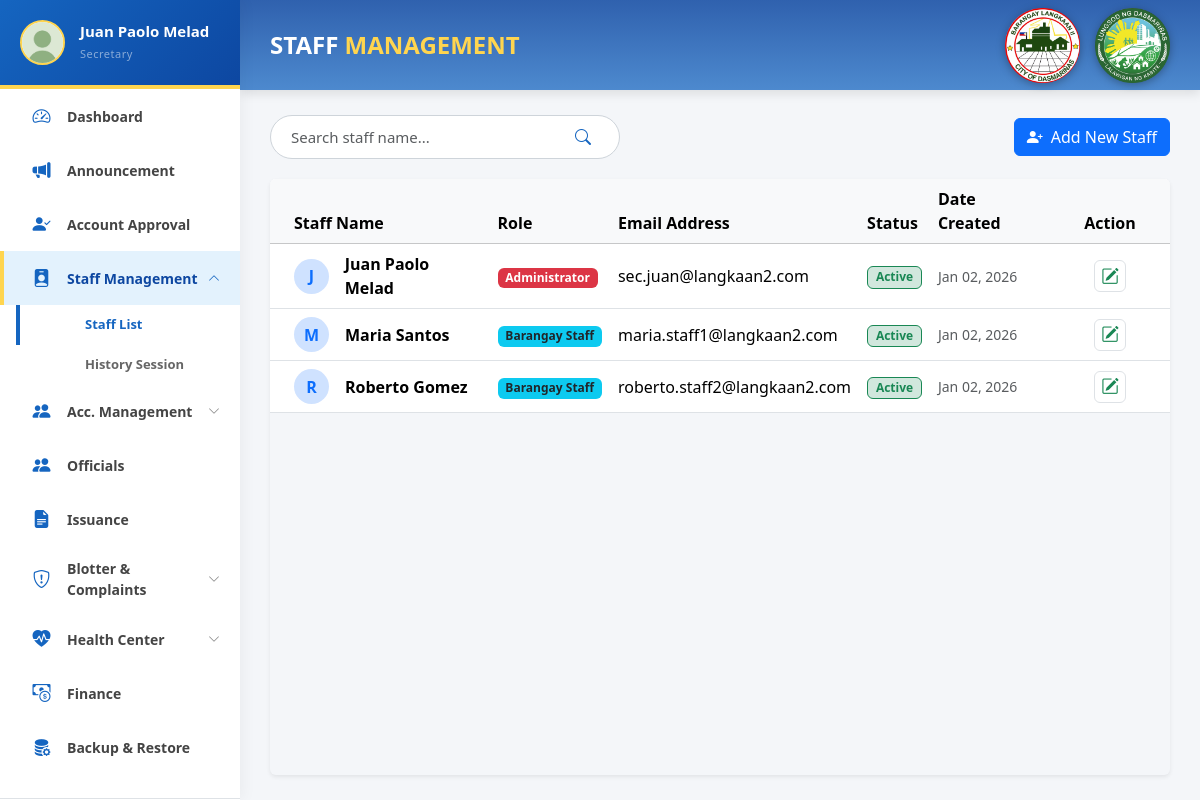
The page /pages/admin/staff_list.php (signed in) on the database its author committed.
### tables this page shows
CREATE TABLE `users` (
  `user_id` int(11) NOT NULL,
  `email` varchar(150) NOT NULL,
  `position` varchar(100) DEFAULT NULL,
  `password` varchar(255) NOT NULL,
  `first_name` varchar(100) NOT NULL,
  `last_name` varchar(100) NOT NULL,
  `role` enum('Admin','Staff','Resident') NOT NULL DEFAULT 'Resident',
  `status` enum('Active','Inactive','Pending','Rejected') NOT NULL DEFAULT 'Pending',
  `created_at` timestamp NOT NULL DEFAULT current_timestamp()
);

### pages/admin/staff_list.php (the view, shortened to what this page needs)
<?php
require_once '../../backend/db_connect.php';
try {
    $stmt = $conn->prepare("
        SELECT * FROM users
        WHERE role IN ('Admin', 'Staff')
        ORDER BY created_at DESC
    ");
    $stmt->execute();
    $staffList = $stmt->fetchAll(PDO::FETCH_ASSOC);
} catch (PDOException $e) {
    $staffList = [];
}
?>
<!DOCTYPE html>
<html lang="en">
<head>
    <link href="../../css/bootstrap.min.css" rel="stylesheet">
    <link rel="stylesheet" href="https://cdn.jsdelivr.net/npm/bootstrap-icons@1.11.1/font/bootstrap-icons.css">
    <link rel="stylesheet" href="../../css/admin.css">
    <link rel="stylesheet" href="../../css/sidebar.css" />
    <link rel="stylesheet" href="../../css/toast.css">
</head>
<body>
    <?php include '../../includes/sidebar.php'; ?>
    <div id="main-content">
        <div class="header">
            <h1 class="header-title">STAFF <span class="green">MANAGEMENT</span></h1>
            <div class="header-logos">
                <img src="../../assets/img/Langkaan 2 Logo-modified.png">
                <img src="../../assets/img/dasma logo-modified.png">
            </div>
        </div>
        <div class="content">
            <div class="d-flex justify-content-between align-items-center mb-4 flex-wrap gap-3">
                <div class="search-box">
                    <input type="text" id="searchInput" placeholder="Search staff name..." class="form-control" autocomplete="off">
                    <button type="button"><i class="bi bi-search"></i></button>
                </div>
                <div class="d-flex justify-content-end justify-content-lg-end">
                    <button class="btn btn-primary d-flex align-items-center gap-2" data-bs-toggle="modal" data-bs-target="#addStaffModal">
                        <i class="bi bi-person-plus-fill"></i> Add New Staff
                    </button>
                </div>
            </div>
            <div class="table-responsive shadow-sm rounded">
                <table class="table table-hover align-middle mb-0 bg-white">
                    <thead class="table-light">
                        <tr>
                            <th class="ps-4">Staff Name</th>
                            <th>Role</th>
                            <th>Email Address</th>
                            <th>Status</th>
                            <th>Date Created</th>
                            <th class="text-center" style="width: 120px;">Action</th>
                        </tr>
                    </thead>
                    <tbody id="staffTable">
                        <?php if(empty($staffList)): ?>
                            <tr><td colspan="6" class="text-center py-4 text-muted">No staff records found.</td></tr>
                        <?php else: ?>
                            <?php foreach ($staffList as $staff): ?>
                            <tr>
                                <td class="ps-4 fw-bold">
                                    <div class="d-flex align-items-center">
                                        <div class="bg-primary-subtle text-primary rounded-circle d-flex align-items-center justify-content-center fw-bold me-3" style="width: 35px; height: 35px;">
                                            <?= strtoupper(substr($staff['first_name'] ?? 'U', 0, 1)) ?>
                                        </div>
                                        <?= htmlspecialchars(($staff['first_name'] ?? '') . ' ' . ($staff['last_name'] ?? '')) ?>
                                    </div>
                                </td>
                                <td>
                                    <?php if($staff['role'] == 'Admin'): ?>
                                        <span class="badge bg-danger">Administrator</span>
                                    <?php else: ?>
                                        <span class="badge bg-info text-dark">Barangay Staff</span>
                                    <?php endif; ?>
                                </td>
                                <td><?= htmlspecialchars($staff['email']) ?></td>
                                <td>
                                    <?php if(($staff['status'] ?? '') == 'Active'): ?>
                                        <span class="badge bg-success-subtle text-success border border-success">Active</span>
                                    <?php else: ?>
                                        <span class="badge bg-secondary-subtle text-secondary border border-secondary">Inactive</span>
                                    <?php endif; ?>
                                </td>
                                <td class="text-muted small"><?= date("M d, Y", strtotime($staff['created_at'])) ?></td>
                                <td class="text-center">
                                    <div class="action-btn-container">
                                        <button class="btn-action edit" onclick='openEditStaffModal(<?= json_encode($staff) ?>)' title="Edit Details">
                                            <i class="bi bi-pencil-square"></i>
                                        </button>
                                    </div>
                                </td>
                            </tr>
                            <?php endforeach; ?>
                        <?php endif; ?>
                    </tbody>
                </table>
            </div>
        </div>
    </div>
</body>
</html>

### includes/sidebar.php (shortened to what this page needs)
<?php
$current_page = basename($_SERVER['PHP_SELF']);
$staff_pages    = ['staff_list.php', 'staff_history.php', 'staff_add.php'];
$account_pages  = ['resident_list.php', 'resident_history.php', 'resident_archive.php'];
$issuance_pages = ['manage_issuances.php', 'admin_issuance.php', 'admin_print.php', 'admin_issuance_archive.php'];
$blotter_pages  = ['admin_rec_blotter.php', 'admin_rec_complaints.php', 'admin_rec_blotter_archive.php', 'admin_rec_complaints_archive.php'];
$health_pages   = ['health_dashboard.php', 'patient_records.php'];
$is_staff_active    = in_array($current_page, $staff_pages);
$is_account_active  = in_array($current_page, $account_pages);
$is_issuance_active = in_array($current_page, $issuance_pages);
$is_blotter_active  = in_array($current_page, $blotter_pages);
$is_health_active   = in_array($current_page, $health_pages);
if (isset($_SESSION['user_id'])) {
    if (!isset($admin_user)) {
        if (isset($conn)) {
            $uid = $_SESSION['user_id'];
            $stmtSide = $conn->prepare("SELECT first_name, last_name, position FROM users WHERE user_id = :uid");
            $stmtSide->execute([':uid' => $uid]);
            $resSide = $stmtSide->fetch(PDO::FETCH_ASSOC);
        } else {
            $resSide = null;
        }
    } else {
        $resSide = $admin_user;
    }
    $sideName = ($resSide) ? $resSide['first_name'] . " " . $resSide['last_name'] : "Admin";
    $sidePos  = ($resSide) ? $resSide['position'] : "Administrator";
    $sideImg  = "../../assets/img/profile.jpg";
} else {
    $sideName = "Admin User";
    $sidePos  = "System Admin";
    $sideImg  = "../../assets/img/profile.jpg";
}
?>
<nav id="sidebar">
    <div class="sidebar-header position-relative">
        <div class="admin-profile-img">
            <img src="<?= htmlspecialchars($sideImg) ?>" alt="Admin" style="object-fit: cover;">
        </div>
        <div class="profile-info">
            <h6 class="mb-0 fw-bold text-white"><?= htmlspecialchars($sideName) ?></h6>
            <span class="text-white-50 small"><?= htmlspecialchars($sidePos) ?></span>
        </div>
    </div>
    <div class="sidebar-sticky">
        <ul class="nav flex-column" id="accordionSidebar">
            <li class="nav-item">
                <a class="nav-link <?= $current_page == 'admin_dashboard.php' ? 'active' : '' ?>" href="admin_dashboard.php">
                    <i class="bi bi-speedometer2 me-2"></i> Dashboard
                </a>
            </li>
            <li class="nav-item">
                <a class="nav-link <?= $current_page == 'admin_announcement.php' ? 'active' : '' ?>" href="admin_announcement.php">
                    <i class="bi bi-megaphone-fill me-2"></i> Announcement
                </a>
            </li>
            <li class="nav-item">
                <a class="nav-link <?= $current_page == 'account_approval.php' ? 'active' : '' ?>" href="account_approval.php">
                    <i class="bi bi-person-check-fill me-2"></i> Account Approval
                </a>
            </li>
            <li class="nav-item">
                <a class="nav-link d-flex justify-content-between align-items-center <?= $is_staff_active ? 'active' : 'collapsed' ?>"
                   data-bs-toggle="collapse"
                   href="#staffSubmenu"
                   role="button"
                   aria-expanded="<?= $is_staff_active ? 'true' : 'false' ?>"
                   aria-controls="staffSubmenu">
                    <div><i class="bi bi-person-badge-fill me-2"></i> Staff Management</div>
                    <i class="bi bi-chevron-down small"></i>
                </a>
                <div class="collapse <?= $is_staff_active ? 'show' : '' ?>" id="staffSubmenu" data-bs-parent="#accordionSidebar">
                    <ul class="nav flex-column ms-3 submenu">
                        <li><a class="nav-link small <?= $current_page == 'staff_list.php' ? 'active' : '' ?>" href="staff_list.php">Staff List</a></li>
                        <li><a class="nav-link small <?= $current_page == 'staff_history.php' ? 'active' : '' ?>" href="staff_history.php">History Session</a></li>
                    </ul>
                </div>
            </li>
            <li class="nav-item">
                <a class="nav-link d-flex justify-content-between align-items-center <?= $is_account_active ? 'active' : 'collapsed' ?>"
                   data-bs-toggle="collapse"
                   href="#accountSubmenu"
                   role="button"
                   aria-expanded="<?= $is_account_active ? 'true' : 'false' ?>"
                   aria-controls="accountSubmenu">
                    <div><i class="bi bi-people-fill me-2"></i> Acc. Management</div>
                    <i class="bi bi-chevron-down small"></i>
                </a>
            </li>
            <li class="nav-item">
                <a class="nav-link <?= $current_page == 'admin_officials.php' ? 'active' : '' ?>" href="admin_officials.php">
                    <i class="bi bi-people-fill me-2"></i> Officials
                </a>
            </li>
            <li class="nav-item">
                <a class="nav-link <?= $is_issuance_active ? 'active' : '' ?>" href="manage_issuances.php">
                    <i class="bi bi-file-earmark-text-fill me-2"></i> Issuance
                </a>
            </li>
            <li class="nav-item">
                <a class="nav-link d-flex justify-content-between align-items-center <?= $is_blotter_active ? 'active' : 'collapsed' ?>"
                   data-bs-toggle="collapse"
                   href="#blotterSubmenu"
                   role="button"
                   aria-expanded="<?= $is_blotter_active ? 'true' : 'false' ?>"
                   aria-controls="blotterSubmenu">
                    <div><i class="bi bi-shield-exclamation me-2"></i> Blotter & Complaints</div>
                    <i class="bi bi-chevron-down small"></i>
                </a>
            </li>
            <li class="nav-item">
                <a class="nav-link d-flex justify-content-between align-items-center <?= $is_health_active ? 'active' : 'collapsed' ?>"
                   data-bs-toggle="collapse"
                   href="#healthSubmenu"
                   role="button"
                   aria-expanded="<?= $is_health_active ? 'true' : 'false' ?>"
                   aria-controls="healthSubmenu">
                    <div><i class="bi bi-heart-pulse-fill me-2"></i> Health Center</div>
                    <i class="bi bi-chevron-down small"></i>
                </a>
            </li>
            <li class="nav-item">
                <a class="nav-link <?= $current_page == 'finance_management.php' ? 'active' : '' ?>" href="finance_management.php">
                    <i class="bi bi-cash-coin me-2"></i> Finance
                </a>
            </li>
            <li class="nav-item">
                <a class="nav-link <?= $current_page == 'admin_backup.php' ? 'active' : '' ?>" href="admin_backup.php">
                    <i class="bi bi-database-fill-gear me-2"></i> Backup & Restore
                </a>
            </li>
        </ul>
    </div>
</nav>

### rows shown on the page
users: sideName "Juan Paolo Melad", position "Secretary", first_name "J", first_name+last_name "Juan Paolo Melad", role "Administrator", email "sec.juan@langkaan2.com", status "Active", created_at "Jan 02, 2026"
users: first_name "M", first_name+last_name "Maria Santos", role "Barangay Staff", email "maria.staff1@langkaan2.com", status "Active", created_at "Jan 02, 2026"
users: first_name "R", first_name+last_name "Roberto Gomez", role "Barangay Staff", email "roberto.staff2@langkaan2.com", status "Active", created_at "Jan 02, 2026"
